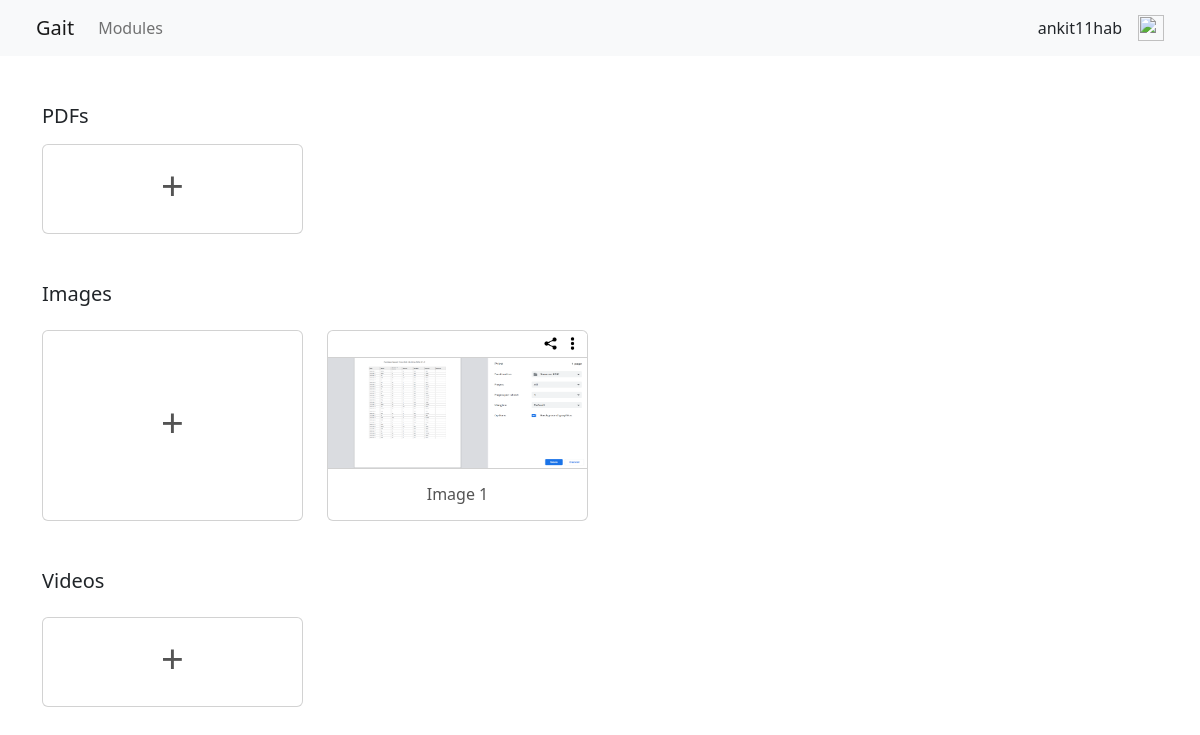
The page /module/1 (signed in) on the database as committed earlier.
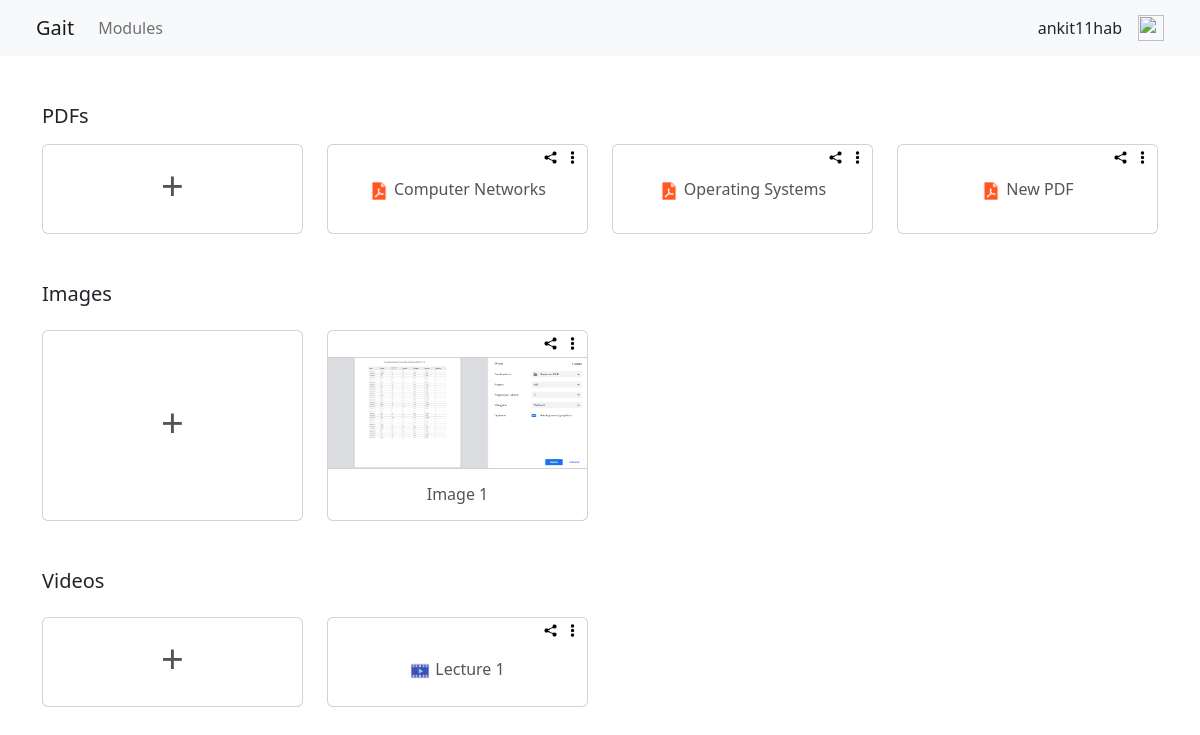
The same page on the database as committed later.
### application/models.py (models this page shows, shortened)
class User(db.Model, UserMixin):
    id = db.Column(db.Integer, primary_key=True)
    username = db.Column(db.String(20), unique=True,nullable=False)
    password = db.Column(db.String(60), nullable=False)
    modules = db.relationship('Module', backref='user', lazy=True)

class Image(db.Model):
    id = db.Column(db.Integer, primary_key=True)
    title = db.Column(db.String(100), nullable=False)
    image = db.Column(db.String(100), nullable=False)
    sharable_link = db.Column(db.String(300), nullable=False)
    date_added = db.Column(db.DateTime, nullable=False, default=datetime.utcnow)
    module_id = db.Column(db.Integer, db.ForeignKey('module.id'), nullable = False)

class Pdf(db.Model):
    id = db.Column(db.Integer, primary_key=True)
    title = db.Column(db.String(100), nullable=False)
    pdf = db.Column(db.String(100), nullable=False)
    sharable_link = db.Column(db.String(300), nullable=False)
    date_added = db.Column(db.DateTime, nullable=False, default=datetime.utcnow)
    module_id = db.Column(db.Integer, db.ForeignKey('module.id'), nullable = False)

class Video(db.Model):
    id = db.Column(db.Integer, primary_key=True)
    title = db.Column(db.String(100), nullable=False)
    video = db.Column(db.String(100), nullable=False)
    sharable_link = db.Column(db.String(300), nullable=False)
    date_added = db.Column(db.DateTime, nullable=False, default=datetime.utcnow)
    module_id = db.Column(db.Integer, db.ForeignKey('module.id'), nullable = False)

### application/routes.py (the view)
@app.route("/module/<int:module_id>")
@login_required
def module_details(module_id):
    module = Module.query.get(module_id)
    return render_template('main/module_details.html', title = module.title, module=module, type='crud')

### application/models.py (called while the page is built)
@login_manager.user_loader
def load_user(user_id):
    return User.query.get(int(user_id))

### application/templates/main/module_details.html (shortened to what this page needs)
{% extends "base.html" %}
{% block content %}
<div>
    {% if type=='crud' or module.pdfs!=[] %}
    <h5 class="mb-3">PDFs</h5>
    {% endif %}
    <div class="row row-cols-1 row-cols-md-4 g-4">
        {% if type=='crud' %}
        <div class="col">
            <a href="{{ url_for('new_pdf', module_id=module.id) }}">
                <div class="card h-100">
                    <div class="card-body d-flex flex-row justify-content-center align-items-center">
                        <h5 class="card-title" style="font-size: 40px;color: #545454">+</h5>
                    </div>
                </div>
            </a>
        </div>
        {% endif %}
        {% for pdf in module.pdfs %}
        <div class="col">
            <div class="card h-100">
                <div class="dropdown">
                    {% if type=='crud' %}
                    <button
                        style="float:right; background-color: white; border: none; outline:none; transform: translate(0,3px);"
                        type="button" id="dropdownPdfButton-{{pdf.id}}" data-bs-toggle="dropdown" aria-expanded="false">
                        <img src="{{ url_for('static', filename='assets/menu.png') }}" width="17px" />
                    </button>
                    <button type="button" data-bs-toggle="modal" data-bs-target="#sharePdfModal-{{ pdf.id }}"
                        style="background-color: white;outline:none;padding: 0;border: none;float:right;transform: translate(0,5px);">
                        <img src="{{ url_for('static', filename='assets/share.png') }}" width="15px" />
                    </button>
                    {% endif %}
                </div>
                {% if pdf.pdf!='-1' %}
                <a href="{{ url_for('static', filename='pdfs/'+pdf.pdf) }}" target="_blank">
                    <div class="card-body d-flex flex-row justify-content-center align-items-center">
                        <img src="{{ url_for('static', filename='assets/pdf.png') }}" width="20px"
                            style="margin-right: 5px;transform:translate(0,-3px)" />
                        <h6 class="card-title" style="color: #545454">{{ pdf.title }}</h6>
                    </div>
                </a>
                {% else %}
                <a href="{{ pdf.sharable_link }}" target="_blank">
                    <div class="card-body d-flex flex-row justify-content-center align-items-center">
                        <img src="{{ url_for('static', filename='assets/pdf.png') }}" width="20px"
                            style="margin-right: 5px;transform:translate(0,-3px)" />
                        <h6 class="card-title" style="color: #545454">{{ pdf.title }}</h6>
                    </div>
                </a>
                {% endif %}
            </div>
        </div>
        {% endfor %}
    </div>
    {% if type=='crud' or module.images!=[] %}
    <h5 class="mt-5 mb-4">Images</h5>
    {% endif %}
    <div class="row row-cols-1 row-cols-md-4 g-4">
        {% if type=='crud' %}
        <div class="col">
            <a href="{{ url_for('new_image', module_id=module.id) }}">
                <div class="card h-100">
                    <div class="card-body d-flex flex-row justify-content-center align-items-center">
                        <h5 class="card-title" style="font-size: 40px;color: #545454">+</h5>
                    </div>
                </div>
            </a>
        </div>
        {% endif %}
        {% for image in module.images %}
        <div class="col">
            <div class="card h-100">
                <div class="dropdown">
                    {% if type=='crud' %}
                    <button
                        style="float:right; background-color: white; border: none; outline:none; margin-top: 3px; margin-bottom: 4px;"
                        type="button" id="dropdownImageButton-{{image.id}}" data-bs-toggle="dropdown"
                        aria-expanded="false">
                        <img src="{{ url_for('static', filename='assets/menu.png') }}" width="17px" />
                    </button>
                    <button type="button" data-bs-toggle="modal" data-bs-target="#shareImageModal-{{ image.id }}"
                        style="background-color: white;outline:none;padding: 0;border: none;float:right;transform: translate(0,5px);">
                        <img src="{{ url_for('static', filename='assets/share.png') }}" width="15px" />
                    </button>
                    {% endif %}
                </div>
                <a href="{{ url_for('static', filename='images/'+image.image) }}" target="_blank">
                    <div class="card-body p-0">
                        <div
                            style="border-bottom: 0.5px solid rgb(209, 209, 209);border-top: 0.5px solid rgb(209, 209, 209);">
                            <img src="{{ url_for('static', filename='images/'+image.image) }}" alt="" width="100%"
                                height="110px" />
                        </div>
                        <div class="my-3 text-center">
                            <h6 class="card-title" style="color: #545454">{{ image.title }}</h6>
                        </div>
                    </div>
                </a>
            </div>
        </div>
        {% endfor %}
    </div>
    {% if type=='crud' or module.videos!=[] %}
    <h5 class="mt-5 mb-4">Videos</h5>
    {% endif %}
    <div class="row row-cols-1 row-cols-md-4 g-4">
        {% if type=='crud' %}
        <div class="col">
            <a href="{{ url_for('new_video', module_id=module.id) }}">
                <div class="card h-100">
                    <div class="card-body d-flex flex-row justify-content-center align-items-center">
                        <h5 class="card-title" style="font-size: 40px;color: #545454">+</h5>
                    </div>
                </div>
            </a>
        </div>
        {% endif %}
        {% for video in module.videos %}
        <div class="col">
            <div class="card h-100">
                <div class="dropdown">
                    {% if type=='crud' %}
                    <button
                        style="float:right; background-color: white; border: none; outline:none; margin-top: 3px; margin-bottom: 4px;"
                        type="button" id="dropdownVideoButton-{{video.id}}" data-bs-toggle="dropdown"
                        aria-expanded="false">
                        <img src="{{ url_for('static', filename='assets/menu.png') }}" width="17px" />
                    </button>
                    <button type="button" data-bs-toggle="modal" data-bs-target="#shareVideoModal-{{ video.id }}"
                        style="background-color: white;outline:none;padding: 0;border: none;float:right;transform: translate(0,5px);">
                        <img src="{{ url_for('static', filename='assets/share.png') }}" width="15px" />
                    </button>
                    {% endif %}
                </div>
                <a href="{{ url_for('static', filename='videos/'+video.video) }}" target="_blank">
                    <div class="card-body d-flex flex-row justify-content-center align-items-center">
                        <img src="{{ url_for('static', filename='assets/video.png') }}" width="20px"
                            style="margin-right: 5px;transform:translate(0,-3px)" />
                        <h6 class="card-title" style="color: #545454">{{ video.title }}</h6>
                    </div>
                </a>
            </div>
        </div>
        {% endfor %}
    </div>
</div>
{% endblock content %}

### application/templates/base.html (shortened to what this page needs)
<html lang="en">
<head>
    <link href="https://cdn.jsdelivr.net/npm/bootstrap@5.2.0-beta1/dist/css/bootstrap.min.css" rel="stylesheet">
</head>
<body>
    <div class="container my-5">
        {% block content %} {% endblock %}
    </div>
</body>
</html>

### application/templates/components/navbar.html (shortened to what this page needs)
<nav class="navbar navbar-expand-lg bg-light px-4">
    <div class="container-fluid">
        <a class="navbar-brand" href="#">Gait</a>
        <div class="collapse navbar-collapse" id="navbarSupportedContent">
            <ul class="navbar-nav mb-2 mb-lg-0">
                <li class="nav-item">
                    <a class="nav-link" aria-current="page" href="{{ url_for('module') }}">Modules</a>
                </li>
            </ul>
        </div>
        <div class="ms-auto">
            <a class="nav-link">{{ current_user.username }}</a>
        </div>
        <div class="ms-3">
            <a class="nav-link" href="{{ url_for('logout') }}"><img src="{{ url_for('static', filename='assets/logout.png') }}" width="26px"></a>
        </div>
    </div>
</nav>

### application/templates/main/module_details.html (style rules this page uses)
a { text-decoration: none; }

Rows that differ between the two databases and show on the page:
added Pdf: title "Computer Networks"
added Pdf: title "Operating Systems"
added Pdf: title "New PDF"
added Video: title "Lecture 1"
